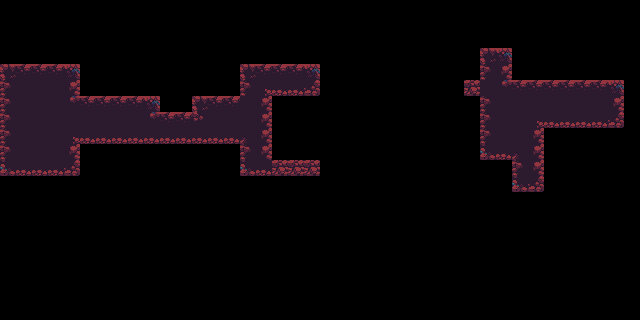

The image is a tile-based game level rendered from a .tmx file. Its description and complete source (layers, tilesets, objects, tile grids) follow:
An orthogonal 40x20 tile map with 16x16 px tiles, 1 tile layer (Capa de patrones 1), 2 tilesets.

<map version="1.5" tiledversion="1.7.2" orientation="orthogonal" renderorder="right-down" width="40" height="20" tilewidth="16" tileheight="16" infinite="0" nextlayerid="2" nextobjectid="1">
 <editorsettings>
  <export target="level4.csv" format="csv" />
 </editorsettings>
 <tileset firstgid="1" name="land2" tilewidth="16" tileheight="16" tilecount="16" columns="4">
  <image source="../images/land2.png" trans="000000" width="64" height="64" />
 </tileset>
 <tileset firstgid="17" name="blocks" tilewidth="32" tileheight="32" tilecount="6" columns="6">
  <image source="../images/blocks.png" trans="000000" width="204" height="34" />
 </tileset>
 <layer id="1" name="Capa de patrones 1" width="40" height="20">
  <data encoding="csv">
0,0,0,0,0,0,0,0,0,0,0,0,0,0,0,0,0,0,0,0,0,0,0,0,0,0,0,0,0,0,0,0,0,0,0,0,0,0,0,0,
0,0,0,0,0,0,0,0,0,0,0,0,0,0,0,0,0,0,0,0,0,0,0,0,0,0,0,0,0,0,0,0,0,0,0,0,0,0,0,0,
0,0,0,0,0,0,0,0,0,0,0,0,0,0,0,0,0,0,0,0,0,0,0,0,0,0,0,0,0,0,0,0,0,0,0,0,0,0,0,0,
0,0,0,0,0,0,0,0,0,0,0,0,0,0,0,0,0,0,0,0,0,0,0,0,0,0,0,0,0,0,4,6,0,0,0,0,0,0,0,0,
4,11,11,11,6,0,0,0,0,0,0,0,0,0,0,4,11,11,11,6,0,0,0,0,0,0,0,0,0,0,9,8,0,0,0,0,0,0,0,0,
9,10,10,10,8,0,0,0,0,0,0,0,0,0,0,9,1,2,2,16,0,0,0,0,0,0,0,0,0,7,10,13,11,11,11,11,11,11,6,0,
9,10,10,10,13,11,11,11,11,6,0,0,4,11,11,10,8,0,0,0,0,0,0,0,0,0,0,0,0,0,9,10,10,10,10,10,10,10,8,0,
9,10,10,10,10,10,10,10,10,13,11,11,14,10,10,10,8,0,0,0,0,0,0,0,0,0,0,0,0,0,9,10,10,1,2,2,2,2,16,0,
9,10,10,10,1,2,2,2,2,2,2,2,2,2,2,3,8,0,0,0,0,0,0,0,0,0,0,0,0,0,9,10,10,8,0,0,0,0,0,0,
9,10,10,10,8,0,0,0,0,0,0,0,0,0,0,9,8,0,0,0,0,0,0,0,0,0,0,0,0,0,15,2,3,8,0,0,0,0,0,0,
15,2,2,2,16,0,0,0,0,0,0,0,0,0,0,15,2,7,7,7,0,0,0,0,0,0,0,0,0,0,0,0,9,8,0,0,0,0,0,0,
0,0,0,0,0,0,0,0,0,0,0,0,0,0,0,0,0,0,0,0,0,0,0,0,0,0,0,0,0,0,0,0,15,16,0,0,0,0,0,0,
0,0,0,0,0,0,0,0,0,0,0,0,0,0,0,0,0,0,0,0,0,0,0,0,0,0,0,0,0,0,0,0,0,0,0,0,0,0,0,0,
0,0,0,0,0,0,0,0,0,0,0,0,0,0,0,0,0,0,0,0,0,0,0,0,0,0,0,0,0,0,0,0,0,0,0,0,0,0,0,0,
0,0,0,0,0,0,0,0,0,0,0,0,0,0,0,0,0,0,0,0,0,0,0,0,0,0,0,0,0,0,0,0,0,0,0,0,0,0,0,0,
0,0,0,0,0,0,0,0,0,0,0,0,0,0,0,0,0,0,0,0,0,0,0,0,0,0,0,0,0,0,0,0,0,0,0,0,0,0,0,0,
0,0,0,0,0,0,0,0,0,0,0,0,0,0,0,0,0,0,0,0,0,0,0,0,0,0,0,0,0,0,0,0,0,0,0,0,0,0,0,0,
0,0,0,0,0,0,0,0,0,0,0,0,0,0,0,0,0,0,0,0,0,0,0,0,0,0,0,0,0,0,0,0,0,0,0,0,0,0,0,0,
0,0,0,0,0,0,0,0,0,0,0,0,0,0,0,0,0,0,0,0,0,0,0,0,0,0,0,0,0,0,0,0,0,0,0,0,0,0,0,0,
0,0,0,0,0,0,0,0,0,0,0,0,0,0,0,0,0,0,0,0,0,0,0,0,0,0,0,0,0,0,0,0,0,0,0,0,0,0,0,0
</data>
 </layer>
</map>
